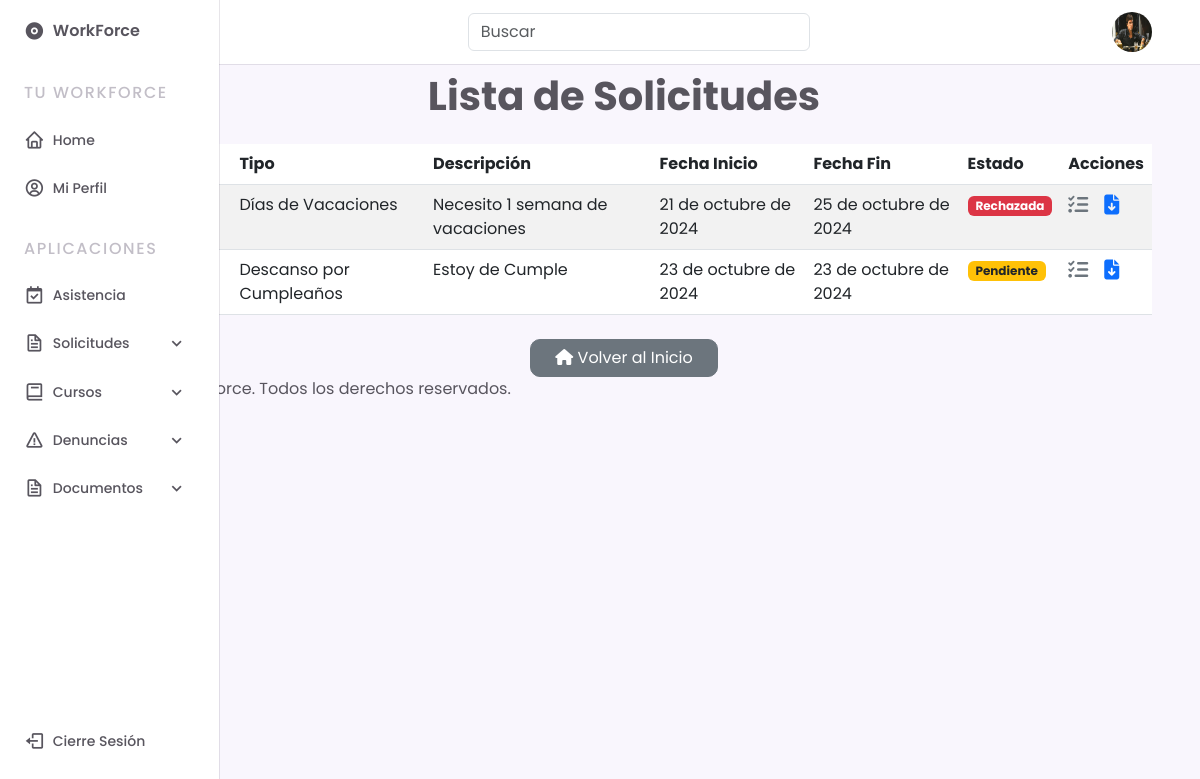
The page /gestiones/solicitudes/ (signed in) on the database its author committed.
### gestiones/models.py (models this page shows, shortened)
class CustomUser(AbstractUser):
    empresa = models.ForeignKey(Empresa, on_delete=models.CASCADE, null=True, blank=True)
    area = models.ForeignKey(Area, on_delete=models.SET_NULL, null=True, blank=True)
    cargo = models.CharField(max_length=255, blank=True, null=True)
    fecha_contratacion = models.DateField(blank=True, null=True)
    foto_perfil = models.ImageField(upload_to='fotos_perfil/', null=True, blank=True)
    telefono = models.CharField(max_length=15, null=True, blank=True)
    fecha_nacimiento = models.DateField(null=True, blank=True)
    direccion = models.CharField(max_length=255, blank=True, null=True)
    salud = models.CharField(max_length=30, choices=[
        ('fonasa', 'Fonasa'),
        ('banmedica', 'Banmédica'),
        ('colmena', 'Colmena Golden Cross'),
        ('consalud', 'Consalud'),
        ('cruzblanca', 'CruzBlanca'),
        ('esencial', 'Esencial'),
        ('masvida', 'Nueva Masvida'),
        ('vidatres', 'Vida Tres'),
    ], blank=True, null=True)
    afp = models.CharField(max_length=30, choices=[
        ('capital', 'AFP Capital'),
        ('cuprum', 'AFP Cuprum'),
        ('habitat', 'AFP Habitat'),
        ('modelo', 'AFP Modelo'),
        ('planvital', 'AFP Planvital'),
        ('provida', 'AFP Provida'),
        ('uno', 'AFP Uno'),
    ], blank=True, null=True)
    horario_asignado = models.CharField(max_length=20, choices=[
        ('8:00-17:30', '8:00 a 17:30'),
        ('9:00-18:30', '9:00 a 18:30'),
        ('21:00-8:00', '21:00 a 8:00'),
        ('otro', 'Otro'),
    ], null=True, blank=True)
    rut = models.CharField(max_length=12, unique=True, null=True, blank=True)

class Solicitud(models.Model):
    TIPOS_SOLICITUD = [
        ('vacaciones', 'Días de Vacaciones'),
        ('tramite', 'Permiso Trámite Personal'),
        ('administrativo', 'Día Administrativo'),
        ('cumpleanos', 'Descanso por Cumpleaños'),
        ('cumpleanos_hijo', 'Descanso por Cumpleaños Hijo/a'),
        ('otra', 'Otra'),
    ]
    ESTADO_SOLICITUD = [
        ('pendiente', 'Pendiente'),
        ('aprobada', 'Aprobada'),
        ('rechazada', 'Rechazada'),
    ]
    colaborador = models.ForeignKey(CustomUser, on_delete=models.CASCADE)
    tipo = models.CharField(max_length=50, choices=TIPOS_SOLICITUD)
    descripcion = models.TextField(blank=True, null=True)
    fecha_creacion = models.DateField(auto_now_add=True)
    fecha_inicio = models.DateField()
    fecha_fin = models.DateField()
    estado = models.CharField(max_length=50, choices=ESTADO_SOLICITUD, default='pendiente')

### gestiones/views.py (the view)
# urls.py: path('solicitudes/', views.lista_solicitudes, name='lista_solicitudes'),
@login_required
def lista_solicitudes(request):
    if request.user.groups.filter(name='supervisores').exists():
        if request.user.area and request.user.area.nombre == 'Recursos Humanos':
            solicitudes = Solicitud.objects.all()
        else:
            solicitudes = Solicitud.objects.filter(colaborador__area=request.user.area)
        is_supervisor = True
    else:
        solicitudes = Solicitud.objects.filter(colaborador=request.user)
        is_supervisor = False
    context = {
        'solicitudes': solicitudes,
        'is_supervisor': is_supervisor
    }
    return render(request, 'gestiones/solicitudes/lista_solicitudes.html', context)

### core/templatetags/custom_tags.py (called while the page is built)
@register.filter
def is_supervisor(user):
    return user.groups.filter(name='supervisores').exists()

### gestiones/templates/gestiones/solicitudes/lista_solicitudes.html
{% extends "base.html" %}
{% load static %}
{% block content %}
<h1 class="text-center mb-4" style="font-weight: bold;">Lista de Solicitudes</h1>
<table class="table table-striped">
    <thead>
        <tr>
            <th scope="col">Colaborador</th>
            <th scope="col">Tipo</th>
            <th scope="col">Descripción</th>
            <th scope="col">Fecha Inicio</th>
            <th scope="col">Fecha Fin</th>
            <th scope="col">Estado</th>
            <th scope="col">Acciones</th>
        </tr>
    </thead>
    <tbody>
        {% for solicitud in solicitudes %}
        <tr>
            <td>{{ solicitud.colaborador.get_full_name }}</td>
            <td>{{ solicitud.get_tipo_display }}</td>
            <td>{{ solicitud.descripcion|truncatewords:10 }}</td>
            <td>{{ solicitud.fecha_inicio }}</td>
            <td>{{ solicitud.fecha_fin }}</td>
            <td>
                <span class="badge
                {% if solicitud.estado == 'pendiente' %}bg-warning text-dark{% elif solicitud.estado == 'aprobada' %}bg-success{% elif solicitud.estado == 'rechazada' %}bg-danger{% endif %}">
                    {{ solicitud.get_estado_display }}
                </span>
            </td>
            <td>
                <div class="btn-group">
                    {% if is_supervisor %}
                    <a href="{% url 'gestionar_solicitud' solicitud.id %}" class="text-secondary me-3" title="Gestionar Solicitud">
                        <i class="fas fa-tasks fa-lg"></i>
                    </a>
                    {% endif %}
                    <a href="{% url 'descargar_comprobante' solicitud.id %}" class="text-primary" title="Descargar PDF">
                        <i class="fas fa-file-download fa-lg"></i>
                    </a>
                </div>
            </td>
        </tr>
        {% endfor %}
    </tbody>
</table>
<div class="d-flex justify-content-center mt-4">
    <a href="{% url 'home' %}" class="btn btn-secondary px-4" style="border-radius: 10px;"><i class="fas fa-home"></i> Volver al Inicio</a>
</div>
{% endblock %}

### core/templates/base.html (shortened to what this page needs)
{% load static %}
{% load custom_tags %}
<!DOCTYPE html>
<html lang="en">
    <head>
        <link href="https://cdn.jsdelivr.net/npm/bootstrap@5.3.0/dist/css/bootstrap.min.css" rel="stylesheet">
        <link rel="stylesheet" href="https://cdn.jsdelivr.net/npm/boxicons@latest/css/boxicons.min.css">
        <link rel="stylesheet" type="text/css" href="{% static 'css/styles.css' %}">
        <link rel="stylesheet" href="https://cdnjs.cloudflare.com/ajax/libs/font-awesome/5.15.4/css/all.min.css">
    </head>
    <body>
        <header class="header">
            <div class="header__container">
                {% if user.foto_perfil %}
                        <img src="{{ user.foto_perfil.url }}" alt="mdo" width="42" height="42" class="header__img">
                    {% else %}
                        <img src="{% static 'img/default_profile.png' %}" alt="mdo" width="42" height="42" class="header__img">
                    {% endif %}
                <a href="{% url 'home' %}" class="header__logo">WorkForce</a>
                <form class="col-12 col-lg-auto mb-3 mb-lg-0 me-lg-3" role="search" action="{% url 'buscar' %}">
                    <input type="search" class="form-control" placeholder="Buscar" aria-label="Search" name="q">
                </form>
            </div>
        </header>
        <div class="nav" id="navbar">
            <nav class="nav__container">
                <div>
                    <a href="{% url 'home' %}" class="nav__link nav__logo">
                        <i class='bx bxs-disc nav__icon' ></i>
                        <span class="nav__logo-name">WorkForce</span>
                    </a>
                    <div class="nav__list">
                        <div class="nav__items">
                            <h3 class="nav__subtitle">Tu WorkForce</h3>
                            <div class="nav__dropdown">
                                <a href="{% url 'home' %}" class="nav__link">
                                    <i class='bx bx-home nav__icon'></i>
                                    <span class="nav__name">Home</span>
                                </a>
                            </div>
                            <div class="nav__dropdown">
                                <a href="{% url 'profile' %}" class="nav__link">
                                    <i class='bx bx-user-circle nav__icon'></i>
                                    <span class="nav__name">Mi Perfil</span>
                                </a>
                            </div>
                        </div>
                        <div class="nav__items">
                            <h3 class="nav__subtitle">Aplicaciones</h3>
                            {% if user|is_supervisor %}
                            <div class="nav__dropdown">
                                <a href="{% url 'registro_asistencia' %}" class="nav__link">
                                    <i class='bx bx-calendar-check nav__icon'></i>
                                    <span class="nav__name">Asistencia</span>
                                </a>
                            </div>
                            <div class="nav__dropdown">
                                <a href="#" class="nav__link">
                                    <i class='bx bx-file nav__icon'></i>
                                    <span class="nav__name">Solicitudes</span>
                                    <i class='bx bx-chevron-down nav__icon nav__dropdown-icon'></i>
                                </a>
                            </div>
                            <div class="nav__dropdown">
                                <a href="#" class="nav__link">
                                    <i class='bx bx-book nav__icon'></i>
                                    <span class="nav__name">Cursos</span>
                                    <i class='bx bx-chevron-down nav__icon nav__dropdown-icon'></i>
                                </a>
                            </div>
                            <div class="nav__dropdown">
                                <a href="#" class="nav__link">
                                    <i class='bx bx-error nav__icon'></i>
                                    <span class="nav__name">Denuncias</span>
                                    <i class='bx bx-chevron-down nav__icon nav__dropdown-icon'></i>
                                </a>
                            </div>
                            <div class="nav__dropdown">
                                <a href="#" class="nav__link">
                                    <i class='bx bx-file nav__icon'></i>
                                    <span class="nav__name">Documentos</span>
                                    <i class='bx bx-chevron-down nav__icon nav__dropdown-icon'></i>
                                </a>
                            </div>
                            {% endif %}
                        </div>
                    </div>
                </div>
                <a href="#" class="nav__link nav__logout" id="logout-link">
                    <i class='bx bx-log-out nav__icon'></i>
                    <span class="nav__name">Cierre Sesión</span>
                </a>
            </nav>
        </div>
        {% block content %}
        {% endblock %}
        <footer>
            <div class="container">
                <p>&copy; 2024 WorkForce. Todos los derechos reservados.</p>
            </div>
        </footer>
    </body>
</html>

### static/css/styles.css (style rules this page uses)
:root { --header-height: 3.5rem; --nav-width: 219px; --first-color: #42d6e0; --first-color-light: #F4F0FA; --title-color: #000000; --text-color: #58555E; --text-color-light: #c2bec7; --body-color: #F9F6FD; --container-color: #FFFFFF; --body-font: 'Poppins', sans-serif; --normal-font-size: .938rem; --small-font-size: .75rem; --smaller-font-size: .75rem; --font-medium: 500; --font-semi-bold: 600; --z-fixed: 100; }
@media screen and (min-width: 1024px) { :root { --normal-font-size: 1rem; --small-font-size: .875rem; --smaller-font-size: .813rem; } }
body { margin: var(--header-height) 0 0 0; padding: 1rem 1rem 0; font-family: var(--body-font); font-size: var(--normal-font-size); background-color: var(--body-color); color: var(--text-color); }
h3 { margin: 0; }
a { text-decoration: none; }
img { max-width: 100%; height: auto; }
.header { position: fixed; top: 0; left: 0; width: 100%; background-color: var(--container-color); box-shadow: 0 1px 0 rgba(22, 8, 43, 0.1); padding: 0 1rem; z-index: var(--z-fixed); }
.header__container { display: flex; align-items: center; height: var(--header-height); justify-content: space-between; }
.header__img { width: 35px; height: 35px; border-radius: 50%; }
.header__logo { color: var(--title-color); font-weight: var(--font-medium); display: none; }
.nav { position: fixed; top: 0; left: -100%; height: 100vh; padding: 1rem 1rem 0; background-color: var(--container-color); box-shadow: 1px 0 0 rgba(22, 8, 43, 0.1); z-index: var(--z-fixed); transition: .4s; }
.nav__container { height: 100%; display: flex; flex-direction: column; justify-content: space-between; padding-bottom: 3rem; overflow: auto; scrollbar-width: none; }
.nav__logo { font-weight: var(--font-semi-bold); margin-bottom: 2.5rem; }
.nav__list, .nav__items { display: grid; }
.nav__list { row-gap: 2.5rem; }
.nav__items { row-gap: 1.5rem; }
.nav__subtitle { font-size: var(--normal-font-size); text-transform: uppercase; letter-spacing: .1rem; color: var(--text-color-light); }
.nav__link { display: flex; align-items: center; color: var(--text-color); }
.nav__icon { font-size: 1.2rem; margin-right: .5rem; }
.nav__name { font-size: var(--small-font-size); font-weight: var(--font-medium); white-space: nowrap; }
.nav__logout { margin-top: 5rem; }
.nav__dropdown { overflow: hidden; max-height: 21px; transition: .4s ease-in-out; }
.nav__dropdown-icon { margin-left: auto; transition: .4s; }
@media screen and (min-width: 768px) { body { padding: 1rem 3rem 0 6rem; } }
@media screen and (min-width: 768px) { .header { padding: 0 3rem 0 6rem; } }
@media screen and (min-width: 768px) { .header__container { height: calc(var(--header-height) + .5rem); } }
@media screen and (min-width: 768px) { .header__logo { display: block; } }
@media screen and (min-width: 768px) { .header__img { width: 40px; height: 40px; order: 1; } }
@media screen and (min-width: 768px) { .nav { left: 0; padding: 1.2rem 1.5rem 0; width: 68px; } }
@media screen and (min-width: 768px) { .nav__items { row-gap: 1.7rem; } }
@media screen and (min-width: 768px) { .nav__icon { font-size: 1.3rem; } }
@media screen and (min-width: 768px) { .nav__logo-name, .nav__name, .nav__subtitle, .nav__dropdown-icon { opacity: 0; transition: .3s; } }

### rows shown on the page
CustomUser: foto_perfil (picture)
Solicitud: tipo "Días de Vacaciones", descripcion "Necesito 1 semana de vacaciones", fecha_inicio "21 de octubre de 2024", fecha_fin "25 de octubre de 2024", estado "Rechazada"
Solicitud: tipo "Descanso por Cumpleaños", descripcion "Estoy de Cumple", fecha_inicio "23 de octubre de 2024", fecha_fin "23 de octubre de 2024", estado "Pendiente"
